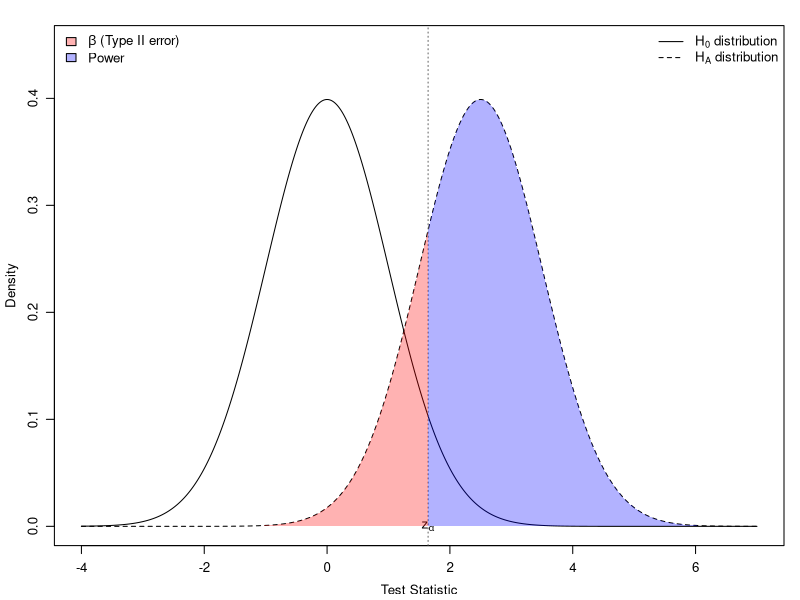

Reproduce this figure in R.
pdf("power-two-distributions.pdf", height = 3.5, width = 3.5)
par(
    mar  = c(3.4, 3.4, 1.6, 1),  # minimal bottom/left for labels, almost nothing top/right
    mgp  = c(2.25, 0.85, 0),
    cex = 0.8
)
x  <- seq(-4, 7, length = 1000)
cv <- qnorm(0.95)          # critical value for alpha = 0.05, right-tailed

plot(x, dnorm(x, 0, 1), type = "l", lwd = 1,
     ylab = "Density", xlab = "Test Statistic",
     main = "", ylim = c(0, 0.45))
lines(x, dnorm(x, 2.5, 1), lwd = 1, lty = 2)
abline(v = cv, lty = 3, col = "gray40")

text(cv, 0, expression(z[alpha]))

# beta region (under H_A, left of critical value)
xb <- seq(-4, cv, length = 300)
polygon(c(xb, rev(xb)), c(dnorm(xb, 2.5, 1), rep(0, 300)),
        col = rgb(1, 0, 0, 0.3), border = NA)

# power region (under H_A, right of critical value)
xp <- seq(cv, 7, length = 300)
polygon(c(xp, rev(xp)), c(dnorm(xp, 2.5, 1), rep(0, 300)),
        col = rgb(0, 0, 1, 0.3), border = NA)

legend(
    "topright", bty = "n",
    legend = c(
        expression(H[0]*" distribution"),
        expression(H[A]*" distribution")
    ),
    lwd = c(1, 1), lty = c(1, 2)
)
legend(
    "topleft", bty = "n",
    legend = c(
        expression(beta*" (Type II error)"),
        "Power"
    ),
    fill = c(rgb(1,0,0,0.3), rgb(0,0,1,0.3)),
    border = c("black", "black")
)
dev.off()
